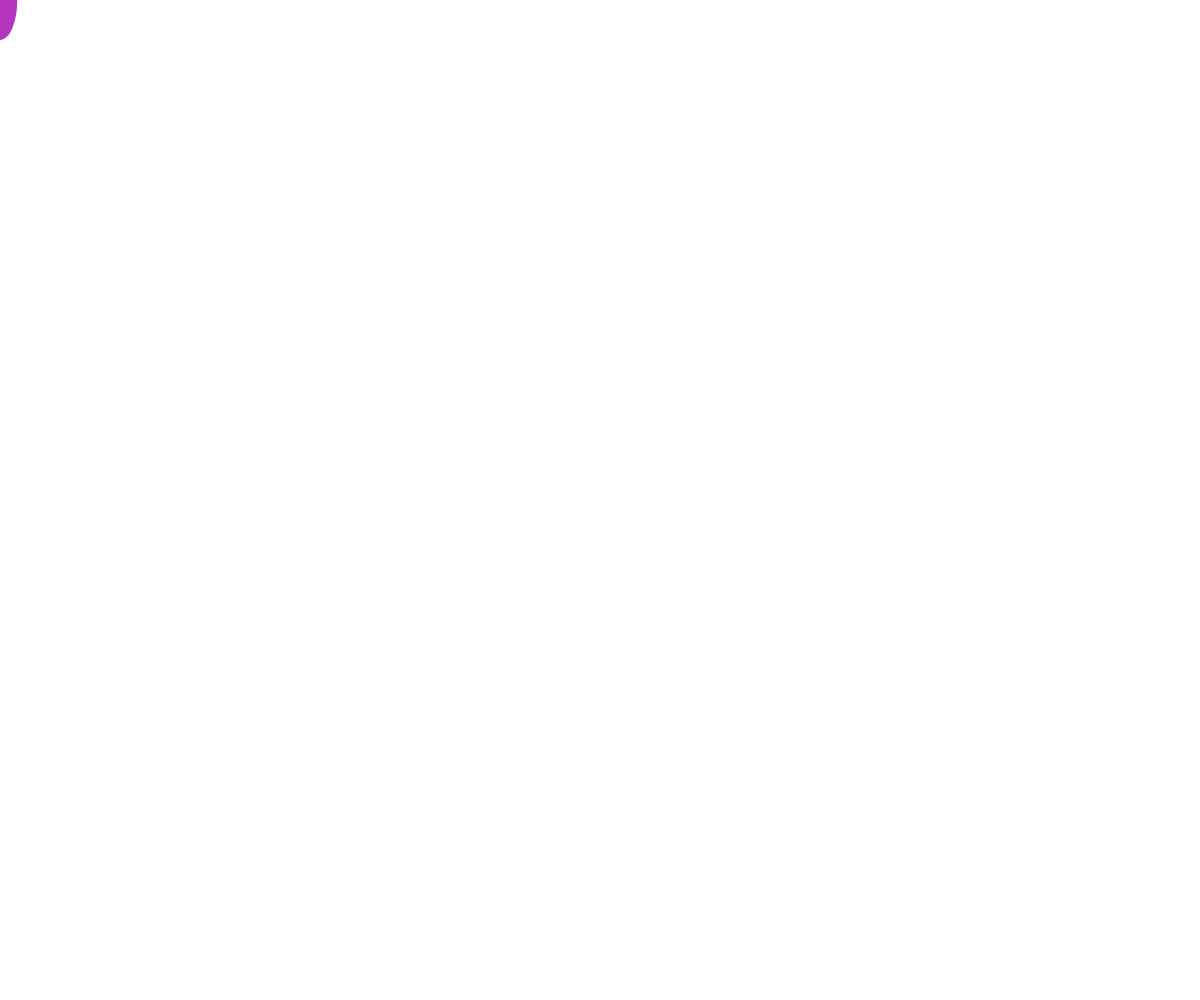
Frame 1 (no input)
Frame 60 (no input): identical to frame 1, image omitted
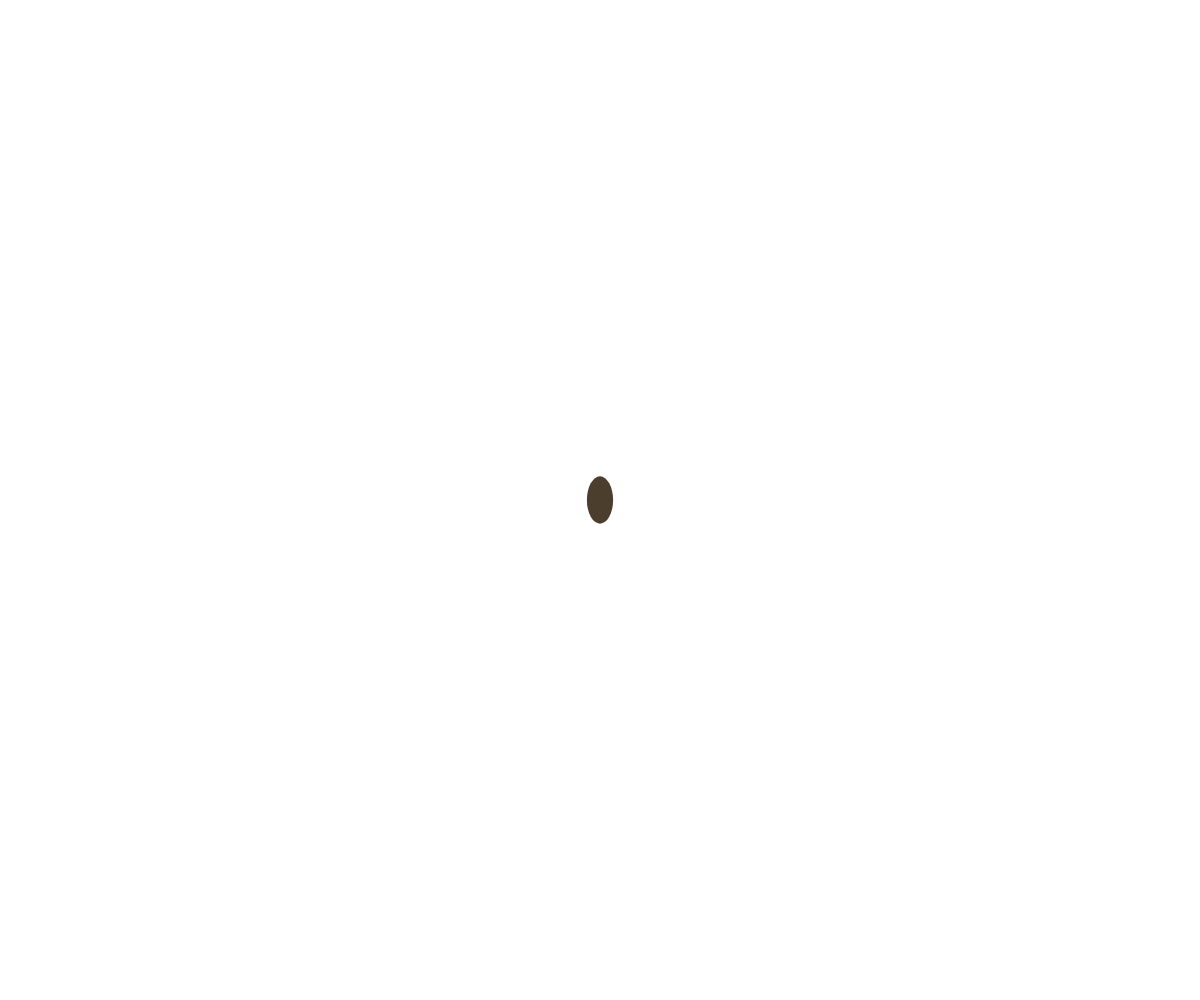
Frame 120 (the mouse pressed at the canvas centre since frame 60)

The p5.js sketch that drew these frames (run headless with seeded random() and noise() and a simulated clock; from frame 60 on, the mouse is pressed at the canvas centre):

// p5.js sketch
// ── sketch.js
function setup(){
  createCanvas(windowWidth,windowHeight);
  noCursor();}
function draw(){}
function mouseMoved(){
  background(255,255,255);
  fill(random(0,255),random(0,255),random(0,255));
  noStroke();
  ellipse(mouseX,mouseY,random(0,100),random(0,100));}
function deviceShaken() {
  fill(random(0,255),random(0,255),random(0,255));
  noStroke();
  ellipse(random(),random(),random(),random());}
